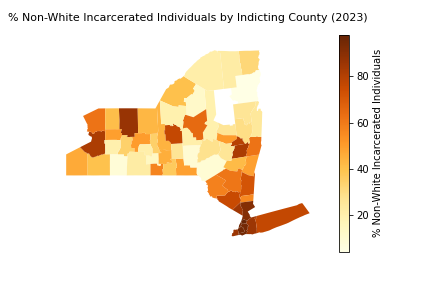

Write the Python code that produced this figure.
#This script generates a chloropleth map of the percent nonwhite incarcerated individuals by indicting county in NYS in the snapshot year 2023.

#Importing necessary libraries.
import pandas as pd
import geopandas as gpd
import matplotlib.pyplot as plt 
from tabulate import tabulate

#Reading the dataset for incarcerated individuals under custody.
incarcerated_data = pd.read_csv("Incarcerated_Individuals_Under_Custody_Beginning_2008.csv")

#Trimming down to year 2023.
incarcerated_data_2023 = incarcerated_data[incarcerated_data['Snapshot Year'] == 2023]

#Grouping by county and counting the number of incarcerated individuals.
county_counts = incarcerated_data_2023.groupby('County of Indictment').size().reset_index(name='Total_Count')

#Calculating the number of non-white individuals for each county of indictment.
non_white_counts = incarcerated_data_2023[~incarcerated_data_2023['Race/Ethnicity'].str.upper().isin(['WHITE'])].groupby('County of Indictment').size().reset_index(name='Non_White_Count')

#Merging the total counts and non-white counts by county of indictment.
county_counts = pd.merge(county_counts, non_white_counts, on='County of Indictment', how='left')

#Calculating the percentage of non-white individuals for each county of indictment.
county_counts['Non_White_Percentage'] = (county_counts['Non_White_Count'] / county_counts['Total_Count']) * 100

#Reading the county boundaries GeoPackage file.
county_boundaries = gpd.read_file("NYS_Civil_Boundaries.gpkg")

#Converting county names in county_counts to title case.
county_counts['County of Indictment'] = county_counts['County of Indictment'].str.title()

#Merging county boundaries with county counts using outer join to retain all data.
county_boundaries_with_data = county_boundaries.merge(county_counts, left_on='NAME', right_on='County of Indictment', how='outer')

#Plotting the choropleth map showing the intensity of the percentage of non-white individuals.
plt.figure(figsize=(25, 25))  
county_boundaries_with_data.plot(column='Non_White_Percentage', cmap='YlOrBr', legend=True, legend_kwds={'label': '% Non-White Incarcerated Individuals'})
plt.title('% Non-White Incarcerated Individuals by Indicting County (2023)', fontsize=11, horizontalalignment='center', pad=20)
plt.axis('off')
#Saving the figure.
plt.savefig('nonwhite_choropleth.png')

#Sorting the data by Non_White_Percentage in descending order.
sorted_data = county_boundaries_with_data.sort_values(by='Non_White_Percentage', ascending=False)

#Selecting the top 25 counties with the highest percentage of non-white incarcerated individuals.
top_25_counties = sorted_data.head(25)

#Printing the top 25 counties with their names and non-white percentages.
print("NYS Indicting Counties Sorted by % Non-White Incarcerated Individuals (Top 25):")
print(tabulate(top_25_counties[['NAME', 'Non_White_Percentage']].dropna().head(25), headers=['County Name', '% Non-White Incarcerated Individuals'], tablefmt='pretty', showindex=False))

#Writing the nonwhite percentage data to a CSV file.
sorted_data[['NAME', 'Non_White_Percentage']].to_csv('percent_nonwhite_sorted_counties.csv', index=False)
